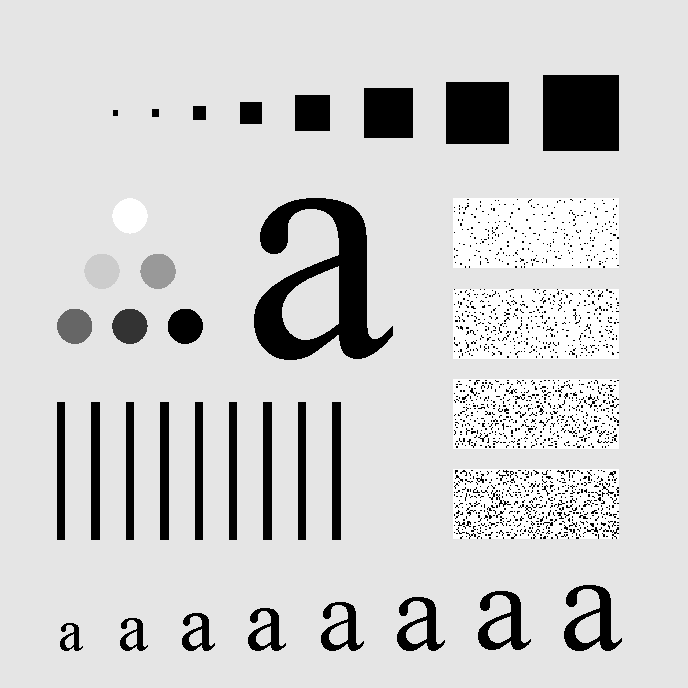
#> input picture original_image/Fig0440.tif, 688 x 688 px
$ python '理想低通滤波器2.py'
#> lines starting #> are read from the running program, lines starting #| are printed output that depends on the picture
import numpy as np
import imageio.v2 as imageio
import matplotlib

matplotlib.use('Agg')  # Use 'Agg' backend for saving plots without displaying a window
import matplotlib.pyplot as plt
import os


# --- Helper Functions (reused from previous tasks) ---

def to_grayscale(image):
    """
    Converts an image to 8-bit grayscale if it's not already.
    Handles 2D (grayscale), 3D (RGB), and 4D (RGBA) images.
    """
    if len(image.shape) == 2:  # Already 2D grayscale (H, W)
        gray_image = image
    elif len(image.shape) == 3:
        if image.shape[2] == 1:  # 3D grayscale (H, W, 1)
            gray_image = image.squeeze(axis=2)  # Remove the channel dimension
        elif image.shape[2] == 3:  # RGB image (H, W, 3)
            # Convert RGB to grayscale using luminance method
            gray_image = (0.2989 * image[:, :, 0] + 0.5870 * image[:, :, 1] + 0.1140 * image[:, :, 2])
        elif image.shape[2] == 4:  # RGBA image (H, W, 4)
            # Discard alpha channel and convert RGB part to grayscale
            gray_image = (0.2989 * image[:, :, 0] + 0.5870 * image[:, :, 1] + 0.1140 * image[:, :, 2])
        else:
            raise ValueError(f"Unsupported 3D image format with {image.shape[2]} channels.")
    else:
        raise ValueError(f"Unsupported image format with {len(image.shape)} dimensions. Expected 2D or 3D.")

    # Ensure the output is uint8 and scaled correctly
    if gray_image.dtype != np.uint8:
        if np.issubdtype(gray_image.dtype, np.floating):
            gray_image = np.clip(gray_image, 0, 255).astype(np.uint8)
        elif np.issubdtype(gray_image.dtype, np.integer):
            if np.max(gray_image) > 255:
                gray_image = (gray_image / np.max(gray_image) * 255).astype(np.uint8)
            else:
                gray_image = gray_image.astype(np.uint8)
    return gray_image


def pad_image_for_dft(image):
    """
    Pads the image to a size suitable for DFT (e.g., 2*M x 2*N).
    The textbook mentions padding to double the image size.
    """
    M, N = image.shape
    P, Q = 2 * M, 2 * N  # Double the dimensions

    # Create a padded image with zeros
    padded_image = np.zeros((P, Q), dtype=image.dtype)
    padded_image[0:M, 0:N] = image

    return padded_image, (M, N)  # Return padded image and original shape


def calculate_power_percentage(centered_dft_spectrum, D0):
    """
    Calculates the percentage of total power contained within a circle of radius D0.

    Args:
        centered_dft_spectrum (np.array): The centered 2D DFT spectrum (complex values).
        D0 (float): Radius of the circle.

    Returns:
        float: Percentage of power.
    """
    P, Q = centered_dft_spectrum.shape

    # Power spectrum is |F(u,v)|^2
    power_spectrum = np.abs(centered_dft_spectrum) ** 2

    total_power = np.sum(power_spectrum)
    power_within_D0 = 0.0

    center_u, center_v = P / 2, Q / 2

    # Create a grid of distances from the center
    u_coords = np.arange(P) - P / 2
    v_coords = np.arange(Q) - Q / 2
    U, V = np.meshgrid(u_coords, v_coords, indexing='ij')
    D_uv = np.sqrt(U ** 2 + V ** 2)

    # Sum power where distance is within D0
    power_within_D0 = np.sum(power_spectrum[D_uv <= D0])

    if total_power > 0:
        return (power_within_D0 / total_power) * 100
    else:
        return 0.0


if __name__ == "__main__":
    # Define input and output directories
    input_dir = "original_image"  # Folder where your original image is located
    output_dir = "output_image"
    os.makedirs(output_dir, exist_ok=True)  # Create output directory if it doesn't exist

    # Image filename to process
    image_filename = "Fig0440.tif"
    image_path = os.path.join(input_dir, image_filename)
    base_name = os.path.splitext(image_filename)[0]

    print(f"\nProcessing image: {image_filename}")

    # 1. Read and convert image to 8-bit grayscale
    try:
        original_image_raw = imageio.imread(image_path)
#> original_image_raw is the input picture: shape (688, 688); min 0, max 255, mean 207.3
        original_image = to_grayscale(original_image_raw)
        print(f"Successfully loaded and converted '{image_filename}' to 8-bit grayscale.")
    except FileNotFoundError:
        print(f"Error: Image file '{image_path}' not found.")
        print("Please ensure the image file is in the 'original_image' directory or provide the full path.")
        print("Creating a random 8-bit grayscale image for demonstration.")
        original_image = np.random.randint(0, 256, size=(688, 688), dtype=np.uint8)  # Use 688x688 for demo
    except ValueError as e:
        print(f"Error processing '{image_filename}': {e}")
        print("Creating a random 8-bit grayscale image for demonstration.")
        original_image = np.random.randint(0, 256, size=(688, 688), dtype=np.uint8)  # Use 688x688 for demo

    # Store original image shape
    original_M, original_N = original_image.shape
#> original_M = 688; original_N = 688

    # 2. Pad the image to double its size for DFT
    padded_image, _ = pad_image_for_dft(original_image)
#> in pad_image_for_dft, `padded_image[0:M, 0:N] = image`:
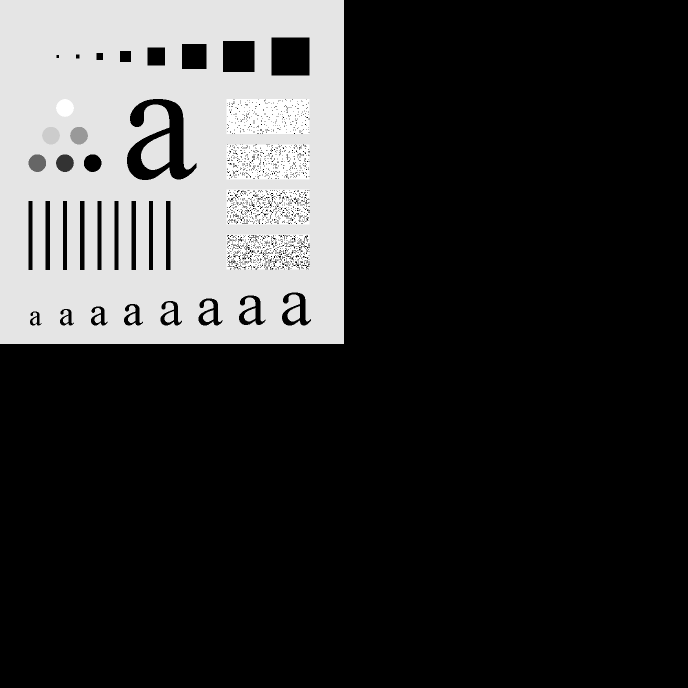
#> padded_image: shape (1376, 1376) (shown at 1/2 size); min 0, max 255, mean 51.8
    P, Q = padded_image.shape
#> P = 1376; Q = 1376
    print(f"Image padded from {original_M}x{original_N} to {P}x{Q}.")
#| Image padded from 688x688 to 1376x1376.

    # 3. Compute 2D DFT and center it
    dft_original = np.fft.fft2(padded_image.astype(float))
    centered_dft = np.fft.fftshift(dft_original)
    print("Computed and centered DFT.")

    # 4. Calculate Log Magnitude Spectrum for visualization
    # Add a small constant to avoid log(0)
    spectrum_log_magnitude = 20 * np.log(np.abs(centered_dft) + 1e-9)
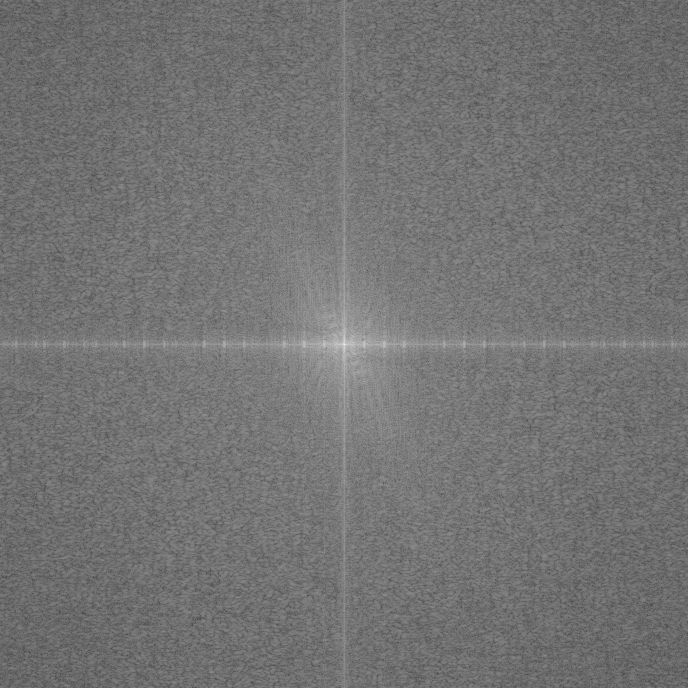
#> spectrum_log_magnitude: shape (1376, 1376) float64 (shown at 1/2 size); min 45.62, max 368, mean 191.6; drawn with min black and max white

    # Normalize for display to 0-255 range
    spectrum_display = (spectrum_log_magnitude - np.min(spectrum_log_magnitude)) / \
                       (np.max(spectrum_log_magnitude) - np.min(spectrum_log_magnitude)) * 255
    spectrum_display = spectrum_display.astype(np.uint8)

    # Define cutoff frequencies D0 (radii) as per textbook Fig 4.40(b)
    D0_values = [10, 30, 60, 160, 460]
    power_percentages = {}

    # 5. Calculate power percentages for each D0
    print("\nCalculating power percentages within D0 circles:")
    for D0 in D0_values:
        power_percent = calculate_power_percentage(centered_dft, D0)
        power_percentages[D0] = power_percent
        print(f"  Power within D0={D0} circle: {power_percent:.2f}%")
#> this loop made 5 passes
#> (power_within_D0 in calculate_power_percentage, power_percent) on passes 1 to 5: (3.74e+16, 86.99), (4e+16, 93.08), (4.11e+16, 95.67), (4.2e+16, 97.77), (4.26e+16, 99.18)
#|   Power within D0=10 circle: 86.99%
#|   Power within D0=30 circle: 93.08%
#|   Power within D0=60 circle: 95.67%
#|   Power within D0=160 circle: 97.77%
#|   Power within D0=460 circle: 99.18%
#> after the loop, power_percentages = {10: 86.99, 30: 93.08, 60: 95.67, 160: 97.77, 460: 99.18}

    # --- Visualization (Matching Fig 4.40(a) and (b)) ---
    plt.figure(figsize=(14, 7))  # Adjust figure size for 1x2 layout
    plt.suptitle(f'Figure 4.40: Test Pattern and its Frequency Spectrum for {image_filename}', fontsize=16)

    # Subplot 1: Original Image (Fig 4.40(a))
    plt.subplot(1, 2, 1)
    plt.imshow(original_image, cmap='gray', vmin=0, vmax=255)
    plt.title('a) Test Pattern Image')
    plt.axis('off')

    # Subplot 2: Centered Frequency Spectrum with D0 Circles (Fig 4.40(b))
    plt.subplot(1, 2, 2)
    plt.imshow(spectrum_display, cmap='gray', vmin=0, vmax=255)
    plt.title('b) Frequency Spectrum with D0 Circles')
    plt.axis('off')

    # Draw circles for D0 values on the spectrum
    # The center of the spectrum is P/2, Q/2
    center_x, center_y = Q / 2, P / 2  # Note: imshow plots (y, x), so center_x is Q/2, center_y is P/2
#> center_x = 688; center_y = 688
    for D0 in D0_values:
        circle = plt.Circle((center_x, center_y), D0, color='red', fill=False, linewidth=1, alpha=0.7)
        plt.gca().add_patch(circle)

        # Add text for power percentage near the circle
        # Adjust text position to avoid overlap and be readable
        text_x = center_x + D0 * np.cos(np.deg2rad(45))  # Example: 45 degrees from center
        text_y = center_y + D0 * np.sin(np.deg2rad(45))

    plt.tight_layout(rect=[0, 0.03, 1, 0.95])  # Adjust layout to prevent title overlap

    # --- Save Visualization ---
    combined_output_path = os.path.join(output_dir, f"{base_name}_fig4_40_reproduction.png")
    plt.savefig(combined_output_path, bbox_inches='tight')
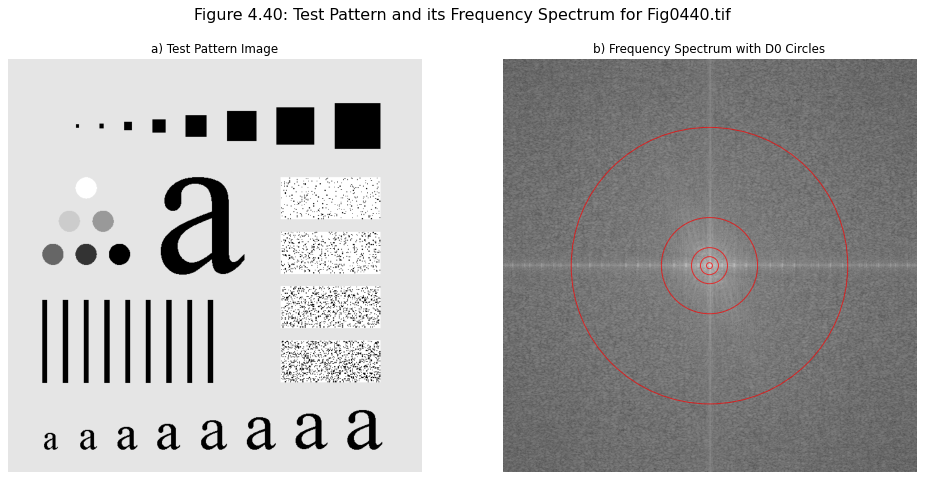
#> figure drawn by matplotlib, 2 panels
    print(f"Figure 4.40 reproduction saved to: {combined_output_path}")
    plt.close()  # Close the plot to free memory

    print("\nImage processing complete.")
